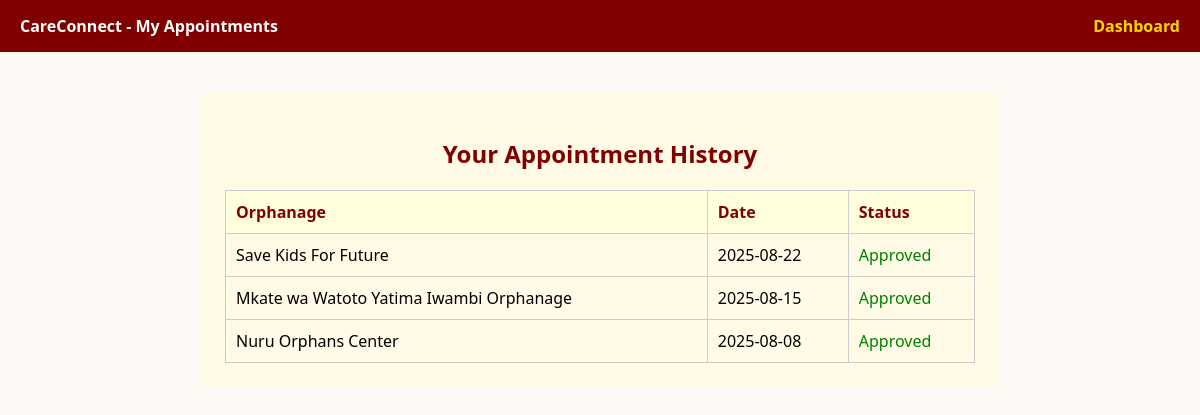
Screenshot of /my_appointments.php (signed in) with the database file from the repository.
### tables this page shows
CREATE TABLE `appointment` (
  `appointment_id` int(10) UNSIGNED NOT NULL,
  `user_id` int(10) UNSIGNED NOT NULL,
  `orphanage_id` int(10) UNSIGNED NOT NULL,
  `date` date NOT NULL,
  `status` enum('pending','approved','rejected') DEFAULT 'pending'
);

CREATE TABLE `orphanage` (
  `orphanage_id` int(10) UNSIGNED NOT NULL,
  `name` varchar(100) NOT NULL,
  `location` text DEFAULT NULL,
  `contact` varchar(100) DEFAULT NULL,
  `status` enum('pending','verified') DEFAULT 'pending',
  `profile_pic` varchar(255) DEFAULT NULL,
  `user_id` int(10) UNSIGNED NOT NULL,
  `latitude` double DEFAULT NULL,
  `longitude` double DEFAULT NULL
);

### my_appointments.php (the view, shortened to what this page needs)
<?php
include("includes/db.php");
$user_id = $_SESSION['user_id'];
$stmt = $conn->prepare("SELECT a.date, a.status, o.name AS orphanage_name
                        FROM Appointment a
                        JOIN Orphanage o ON a.orphanage_id = o.orphanage_id
                        WHERE a.user_id = ?
                        ORDER BY a.date DESC");
$stmt->bind_param("i", $user_id);
$stmt->execute();
$result = $stmt->get_result();
?>
<!DOCTYPE html>
<html>
<head>
</head>
<body>
<div class="navbar">
    <div><strong>CareConnect - My Appointments</strong></div>
    <div><a href="dashboard.php">Dashboard</a></div>
</div>
<div class="container">
    <h2>Your Appointment History</h2>
    <?php if ($result->num_rows === 0): ?>
        <p>You haven't made any appointments yet.</p>
    <?php else: ?>
        <table>
            <tr>
                <th>Orphanage</th>
                <th>Date</th>
                <th>Status</th>
            </tr>
            <?php while ($row = $result->fetch_assoc()): ?>
                <tr>
                    <td><?= htmlspecialchars($row['orphanage_name']) ?></td>
                    <td><?= htmlspecialchars($row['date']) ?></td>
                    <td class="status-<?= $row['status'] ?>">
                        <?= ucfirst($row['status']) ?>
                    </td>
                </tr>
            <?php endwhile; ?>
        </table>
    <?php endif; ?>
</div>
</body>
</html>

### my_appointments.php (style rules this page uses)
body { font-family: 'Segoe UI', sans-serif; background: #fdfaf5; margin: 0; }
.navbar { background-color: #800000; color: white; padding: 15px 20px; display: flex; justify-content: space-between; }
.navbar a { color: #FFD700; text-decoration: none; font-weight: bold; }
.container { max-width: 750px; margin: 40px auto; background: #fffbe6; padding: 25px; border-radius: 12px; }
h2 { text-align: center; color: #800000; }
table { width: 100%; border-collapse: collapse; margin-top: 20px; }
th, td { padding: 10px; border: 1px solid #ccc; text-align: left; }
th { background-color: #ffd; color: #800000; }
.status-approved { color: green; }

### rows the page displays
appointment: orphanage.name "Save Kids For Future", date "2025-08-22", status "Approved"
appointment: orphanage.name "Mkate wa Watoto Yatima Iwambi Orphanage", date "2025-08-15", status "Approved"
appointment: orphanage.name "Nuru Orphans Center", date "2025-08-08", status "Approved"
